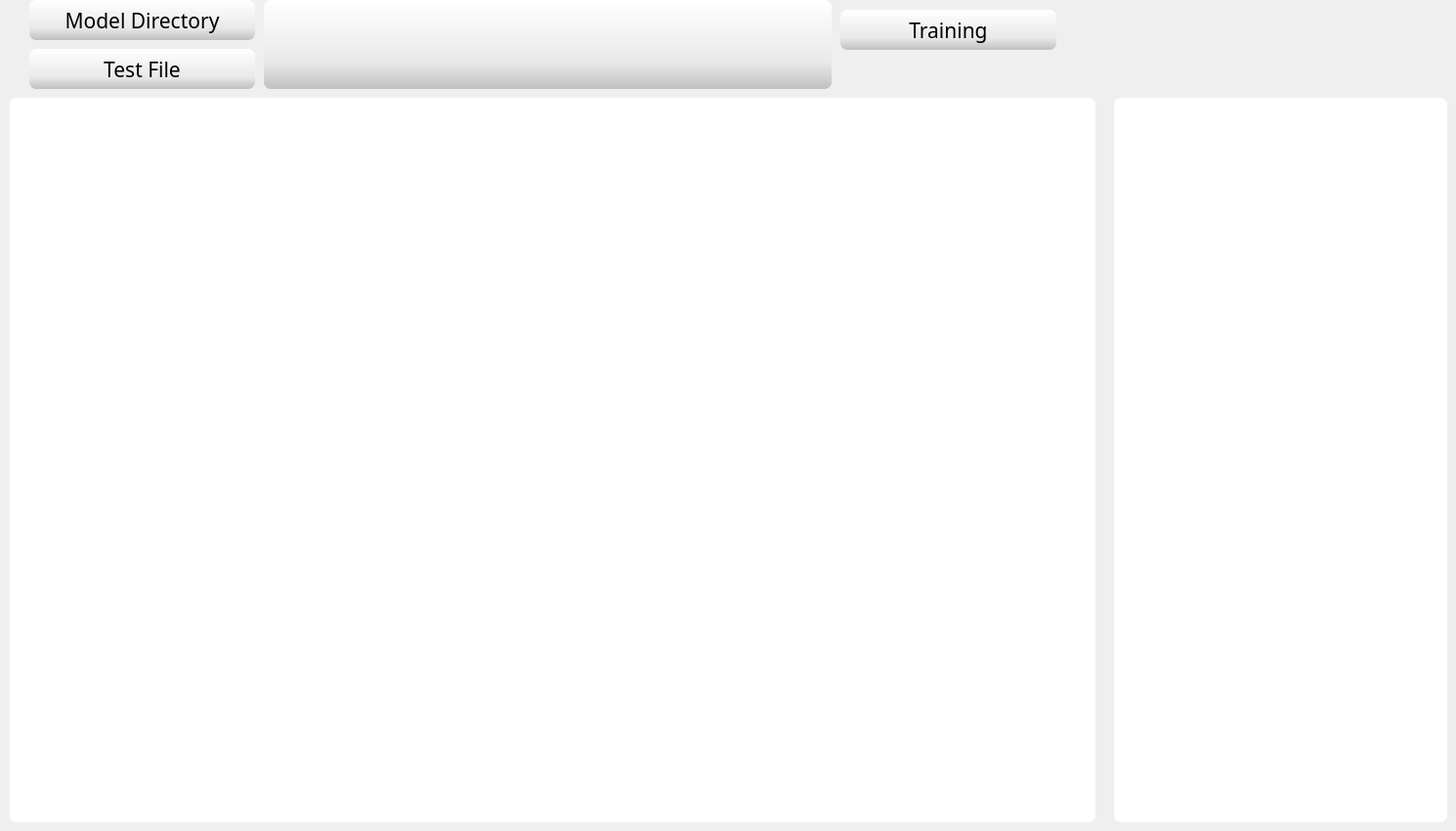
  <widget class="QWidget" name="tab_2">
   <attribute name="title">
    <string>추론</string>
   </attribute>
   <widget class="QToolButton" name="model_directory">
    <property name="geometry">
     <rect>
      <x>30</x>
      <y>0</y>
      <width>231</width>
      <height>41</height>
     </rect>
    </property>
    <property name="palette">
     <palette>
      <active>
       <colorrole role="Button">
        <brush brushstyle="LinearGradientPattern">
         <gradient startx="1.000000000000000" starty="1.000000000000000" endx="1.000000000000000" endy="0.000000000000000" type="LinearGradient" spread="PadSpread" coordinatemode="ObjectBoundingMode">
          <gradientstop position="0.000000000000000">
           <color alpha="255">
            <red>192</red>
            <green>192</green>
            <blue>192</blue>
           </color>
          </gradientstop>
          <gradientstop position="0.301136000000000">
           <color alpha="255">
            <red>233</red>
            <green>233</green>
            <blue>233</blue>
           </color>
          </gradientstop>
          <gradientstop position="1.000000000000000">
           <color alpha="255">
            <red>255</red>
            <green>255</green>
            <blue>255</blue>
           </color>
          </gradientstop>
         </gradient>
        </brush>
       </colorrole>
       <colorrole role="Base">
        <brush brushstyle="LinearGradientPattern">
         <gradient startx="1.000000000000000" starty="1.000000000000000" endx="1.000000000000000" endy="0.000000000000000" type="LinearGradient" spread="PadSpread" coordinatemode="ObjectBoundingMode">
          <gradientstop position="0.000000000000000">
           <color alpha="255">
            <red>192</red>
            <green>192</green>
            <blue>192</blue>
           </color>
          </gradientstop>
          <gradientstop position="0.301136000000000">
           <color alpha="255">
            <red>233</red>
            <green>233</green>
            <blue>233</blue>
           </color>
          </gradientstop>
          <gradientstop position="1.000000000000000">
           <color alpha="255">
            <red>255</red>
            <green>255</green>
            <blue>255</blue>
           </color>
          </gradientstop>
         </gradient>
        </brush>
       </colorrole>
       <colorrole role="Window">
        <brush brushstyle="LinearGradientPattern">
         <gradient startx="1.000000000000000" starty="1.000000000000000" endx="1.000000000000000" endy="0.000000000000000" type="LinearGradient" spread="PadSpread" coordinatemode="ObjectBoundingMode">
          <gradientstop position="0.000000000000000">
           <color alpha="255">
            <red>192</red>
            <green>192</green>
            <blue>192</blue>
           </color>
          </gradientstop>
          <gradientstop position="0.301136000000000">
           <color alpha="255">
            <red>233</red>
            <green>233</green>
            <blue>233</blue>
           </color>
          </gradientstop>
          <gradientstop position="1.000000000000000">
           <color alpha="255">
            <red>255</red>
            <green>255</green>
            <blue>255</blue>
           </color>
          </gradientstop>
         </gradient>
        </brush>
       </colorrole>
      </active>
      <inactive>
       <colorrole role="Button">
        <brush brushstyle="LinearGradientPattern">
         <gradient startx="1.000000000000000" starty="1.000000000000000" endx="1.000000000000000" endy="0.000000000000000" type="LinearGradient" spread="PadSpread" coordinatemode="ObjectBoundingMode">
          <gradientstop position="0.000000000000000">
           <color alpha="255">
            <red>192</red>
            <green>192</green>
            <blue>192</blue>
           </color>
          </gradientstop>
          <gradientstop position="0.301136000000000">
           <color alpha="255">
            <red>233</red>
            <green>233</green>
            <blue>233</blue>
           </color>
          </gradientstop>
          <gradientstop position="1.000000000000000">
           <color alpha="255">
            <red>255</red>
            <green>255</green>
            <blue>255</blue>
           </color>
          </gradientstop>
         </gradient>
        </brush>
       </colorrole>
       <colorrole role="Base">
        <brush brushstyle="LinearGradientPattern">
         <gradient startx="1.000000000000000" starty="1.000000000000000" endx="1.000000000000000" endy="0.000000000000000" type="LinearGradient" spread="PadSpread" coordinatemode="ObjectBoundingMode">
          <gradientstop position="0.000000000000000">
           <color alpha="255">
            <red>192</red>
            <green>192</green>
            <blue>192</blue>
           </color>
          </gradientstop>
          <gradientstop position="0.301136000000000">
           <color alpha="255">
            <red>233</red>
            <green>233</green>
            <blue>233</blue>
           </color>
          </gradientstop>
          <gradientstop position="1.000000000000000">
           <color alpha="255">
            <red>255</red>
            <green>255</green>
            <blue>255</blue>
           </color>
          </gradientstop>
         </gradient>
        </brush>
       </colorrole>
       <colorrole role="Window">
        <brush brushstyle="LinearGradientPattern">
         <gradient startx="1.000000000000000" starty="1.000000000000000" endx="1.000000000000000" endy="0.000000000000000" type="LinearGradient" spread="PadSpread" coordinatemode="ObjectBoundingMode">
          <gradientstop position="0.000000000000000">
           <color alpha="255">
            <red>192</red>
            <green>192</green>
            <blue>192</blue>
           </color>
          </gradientstop>
          <gradientstop position="0.301136000000000">
           <color alpha="255">
            <red>233</red>
            <green>233</green>
            <blue>233</blue>
           </color>
          </gradientstop>
          <gradientstop position="1.000000000000000">
           <color alpha="255">
            <red>255</red>
            <green>255</green>
            <blue>255</blue>
           </color>
          </gradientstop>
         </gradient>
        </brush>
       </colorrole>
      </inactive>
      <disabled>
       <colorrole role="Button">
        <brush brushstyle="LinearGradientPattern">
         <gradient startx="1.000000000000000" starty="1.000000000000000" endx="1.000000000000000" endy="0.000000000000000" type="LinearGradient" spread="PadSpread" coordinatemode="ObjectBoundingMode">
          <gradientstop position="0.000000000000000">
           <color alpha="255">
            <red>192</red>
            <green>192</green>
            <blue>192</blue>
           </color>
          </gradientstop>
          <gradientstop position="0.301136000000000">
           <color alpha="255">
            <red>233</red>
            <green>233</green>
            <blue>233</blue>
           </color>
          </gradientstop>
          <gradientstop position="1.000000000000000">
           <color alpha="255">
            <red>255</red>
            <green>255</green>
            <blue>255</blue>
           </color>
          </gradientstop>
         </gradient>
        </brush>
       </colorrole>
       <colorrole role="Base">
        <brush brushstyle="LinearGradientPattern">
         <gradient startx="1.000000000000000" starty="1.000000000000000" endx="1.000000000000000" endy="0.000000000000000" type="LinearGradient" spread="PadSpread" coordinatemode="ObjectBoundingMode">
          <gradientstop position="0.000000000000000">
           <color alpha="255">
            <red>192</red>
            <green>192</green>
            <blue>192</blue>
           </color>
          </gradientstop>
          <gradientstop position="0.301136000000000">
           <color alpha="255">
            <red>233</red>
            <green>233</green>
            <blue>233</blue>
           </color>
          </gradientstop>
          <gradientstop position="1.000000000000000">
           <color alpha="255">
            <red>255</red>
            <green>255</green>
            <blue>255</blue>
           </color>
          </gradientstop>
         </gradient>
        </brush>
       </colorrole>
       <colorrole role="Window">
        <brush brushstyle="LinearGradientPattern">
         <gradient startx="1.000000000000000" starty="1.000000000000000" endx="1.000000000000000" endy="0.000000000000000" type="LinearGradient" spread="PadSpread" coordinatemode="ObjectBoundingMode">
          <gradientstop position="0.000000000000000">
           <color alpha="255">
            <red>192</red>
            <green>192</green>
            <blue>192</blue>
           </color>
          </gradientstop>
          <gradientstop position="0.301136000000000">
           <color alpha="255">
            <red>233</red>
            <green>233</green>
            <blue>233</blue>
           </color>
          </gradientstop>
          <gradientstop position="1.000000000000000">
           <color alpha="255">
            <red>255</red>
            <green>255</green>
            <blue>255</blue>
           </color>
          </gradientstop>
         </gradient>
        </brush>
       </colorrole>
      </disabled>
     </palette>
    </property>
    <property name="font">
     <font>
      <family>Impact</family>
      <pointsize>16</pointsize>
      <weight>50</weight>
      <italic>false</italic>
      <bold>false</bold>
      <underline>false</underline>
     </font>
    </property>
    <property name="styleSheet">
     <string notr="true">border-radius:7px; background-color:qlineargradient(spread:pad, x1:1, y1:1, x2:1, y2:0, stop:0 rgba(192, 192, 192, 255), stop:0.301136 rgba(233, 233, 233, 255), stop:1 rgba(255, 255, 255, 255))</string>
    </property>
    <property name="text">
     <string>Model Directory</string>
    </property>
    <property name="toolButtonStyle">
     <enum>Qt::ToolButtonIconOnly</enum>
    </property>
   </widget>
   <widget class="QWidget" name="train_image" native="true">
    <property name="geometry">
     <rect>
      <x>10</x>
      <y>100</y>
      <width>1111</width>
      <height>741</height>
     </rect>
    </property>
    <property name="styleSheet">
     <string notr="true">border-radius:7px; background-color:white;</string>
    </property>
   </widget>
   <widget class="QToolButton" name="test_directory">
    <property name="geometry">
     <rect>
      <x>30</x>
      <y>50</y>
      <width>231</width>
      <height>41</height>
     </rect>
    </property>
    <property name="palette">
     <palette>
      <active>
       <colorrole role="Button">
        <brush brushstyle="LinearGradientPattern">
         <gradient startx="1.000000000000000" starty="1.000000000000000" endx="1.000000000000000" endy="0.000000000000000" type="LinearGradient" spread="PadSpread" coordinatemode="ObjectBoundingMode">
          <gradientstop position="0.000000000000000">
           <color alpha="255">
            <red>192</red>
            <green>192</green>
            <blue>192</blue>
           </color>
          </gradientstop>
          <gradientstop position="0.301136000000000">
           <color alpha="255">
            <red>233</red>
            <green>233</green>
            <blue>233</blue>
           </color>
          </gradientstop>
          <gradientstop position="1.000000000000000">
           <color alpha="255">
            <red>255</red>
            <green>255</green>
            <blue>255</blue>
           </color>
          </gradientstop>
         </gradient>
        </brush>
       </colorrole>
       <colorrole role="Base">
        <brush brushstyle="LinearGradientPattern">
         <gradient startx="1.000000000000000" starty="1.000000000000000" endx="1.000000000000000" endy="0.000000000000000" type="LinearGradient" spread="PadSpread" coordinatemode="ObjectBoundingMode">
          <gradientstop position="0.000000000000000">
           <color alpha="255">
            <red>192</red>
            <green>192</green>
            <blue>192</blue>
           </color>
          </gradientstop>
          <gradientstop position="0.301136000000000">
           <color alpha="255">
            <red>233</red>
            <green>233</green>
            <blue>233</blue>
           </color>
          </gradientstop>
          <gradientstop position="1.000000000000000">
           <color alpha="255">
            <red>255</red>
            <green>255</green>
            <blue>255</blue>
           </color>
          </gradientstop>
         </gradient>
        </brush>
       </colorrole>
       <colorrole role="Window">
        <brush brushstyle="LinearGradientPattern">
         <gradient startx="1.000000000000000" starty="1.000000000000000" endx="1.000000000000000" endy="0.000000000000000" type="LinearGradient" spread="PadSpread" coordinatemode="ObjectBoundingMode">
          <gradientstop position="0.000000000000000">
           <color alpha="255">
            <red>192</red>
            <green>192</green>
            <blue>192</blue>
           </color>
          </gradientstop>
          <gradientstop position="0.301136000000000">
           <color alpha="255">
            <red>233</red>
            <green>233</green>
            <blue>233</blue>
           </color>
          </gradientstop>
          <gradientstop position="1.000000000000000">
           <color alpha="255">
            <red>255</red>
            <green>255</green>
            <blue>255</blue>
           </color>
          </gradientstop>
         </gradient>
        </brush>
       </colorrole>
      </active>
      <inactive>
       <colorrole role="Button">
        <brush brushstyle="LinearGradientPattern">
         <gradient startx="1.000000000000000" starty="1.000000000000000" endx="1.000000000000000" endy="0.000000000000000" type="LinearGradient" spread="PadSpread" coordinatemode="ObjectBoundingMode">
          <gradientstop position="0.000000000000000">
           <color alpha="255">
            <red>192</red>
            <green>192</green>
            <blue>192</blue>
           </color>
          </gradientstop>
          <gradientstop position="0.301136000000000">
           <color alpha="255">
            <red>233</red>
            <green>233</green>
            <blue>233</blue>
           </color>
          </gradientstop>
          <gradientstop position="1.000000000000000">
           <color alpha="255">
            <red>255</red>
            <green>255</green>
            <blue>255</blue>
           </color>
          </gradientstop>
         </gradient>
        </brush>
       </colorrole>
       <colorrole role="Base">
        <brush brushstyle="LinearGradientPattern">
         <gradient startx="1.000000000000000" starty="1.000000000000000" endx="1.000000000000000" endy="0.000000000000000" type="LinearGradient" spread="PadSpread" coordinatemode="ObjectBoundingMode">
          <gradientstop position="0.000000000000000">
           <color alpha="255">
            <red>192</red>
            <green>192</green>
            <blue>192</blue>
           </color>
          </gradientstop>
          <gradientstop position="0.301136000000000">
           <color alpha="255">
            <red>233</red>
            <green>233</green>
            <blue>233</blue>
           </color>
          </gradientstop>
          <gradientstop position="1.000000000000000">
           <color alpha="255">
            <red>255</red>
            <green>255</green>
            <blue>255</blue>
           </color>
          </gradientstop>
         </gradient>
        </brush>
       </colorrole>
       <colorrole role="Window">
        <brush brushstyle="LinearGradientPattern">
         <gradient startx="1.000000000000000" starty="1.000000000000000" endx="1.000000000000000" endy="0.000000000000000" type="LinearGradient" spread="PadSpread" coordinatemode="ObjectBoundingMode">
          <gradientstop position="0.000000000000000">
           <color alpha="255">
            <red>192</red>
            <green>192</green>
            <blue>192</blue>
           </color>
          </gradientstop>
          <gradientstop position="0.301136000000000">
           <color alpha="255">
            <red>233</red>
            <green>233</green>
            <blue>233</blue>
           </color>
          </gradientstop>
          <gradientstop position="1.000000000000000">
           <color alpha="255">
            <red>255</red>
            <green>255</green>
            <blue>255</blue>
           </color>
          </gradientstop>
         </gradient>
        </brush>
       </colorrole>
      </inactive>
      <disabled>
       <colorrole role="Button">
        <brush brushstyle="LinearGradientPattern">
         <gradient startx="1.000000000000000" starty="1.000000000000000" endx="1.000000000000000" endy="0.000000000000000" type="LinearGradient" spread="PadSpread" coordinatemode="ObjectBoundingMode">
          <gradientstop position="0.000000000000000">
           <color alpha="255">
            <red>192</red>
            <green>192</green>
            <blue>192</blue>
           </color>
          </gradientstop>
          <gradientstop position="0.301136000000000">
           <color alpha="255">
            <red>233</red>
            <green>233</green>
            <blue>233</blue>
           </color>
          </gradientstop>
          <gradientstop position="1.000000000000000">
           <color alpha="255">
            <red>255</red>
            <green>255</green>
            <blue>255</blue>
           </color>
          </gradientstop>
         </gradient>
        </brush>
       </colorrole>
       <colorrole role="Base">
        <brush brushstyle="LinearGradientPattern">
         <gradient startx="1.000000000000000" starty="1.000000000000000" endx="1.000000000000000" endy="0.000000000000000" type="LinearGradient" spread="PadSpread" coordinatemode="ObjectBoundingMode">
          <gradientstop position="0.000000000000000">
           <color alpha="255">
            <red>192</red>
            <green>192</green>
            <blue>192</blue>
           </color>
          </gradientstop>
          <gradientstop position="0.301136000000000">
           <color alpha="255">
            <red>233</red>
            <green>233</green>
            <blue>233</blue>
           </color>
          </gradientstop>
          <gradientstop position="1.000000000000000">
           <color alpha="255">
            <red>255</red>
            <green>255</green>
            <blue>255</blue>
           </color>
          </gradientstop>
         </gradient>
        </brush>
       </colorrole>
       <colorrole role="Window">
        <brush brushstyle="LinearGradientPattern">
         <gradient startx="1.000000000000000" starty="1.000000000000000" endx="1.000000000000000" endy="0.000000000000000" type="LinearGradient" spread="PadSpread" coordinatemode="ObjectBoundingMode">
          <gradientstop position="0.000000000000000">
           <color alpha="255">
            <red>192</red>
            <green>192</green>
            <blue>192</blue>
           </color>
          </gradientstop>
          <gradientstop position="0.301136000000000">
           <color alpha="255">
            <red>233</red>
            <green>233</green>
            <blue>233</blue>
           </color>
          </gradientstop>
          <gradientstop position="1.000000000000000">
           <color alpha="255">
            <red>255</red>
            <green>255</green>
            <blue>255</blue>
           </color>
          </gradientstop>
         </gradient>
        </brush>
       </colorrole>
      </disabled>
     </palette>
    </property>
    <property name="font">
     <font>
      <family>Impact</family>
      <pointsize>16</pointsize>
      <weight>50</weight>
      <italic>false</italic>
      <bold>false</bold>
      <underline>false</underline>
     </font>
    </property>
    <property name="styleSheet">
     <string notr="true">border-radius:7px; background-color:qlineargradient(spread:pad, x1:1, y1:1, x2:1, y2:0, stop:0 rgba(192, 192, 192, 255), stop:0.301136 rgba(233, 233, 233, 255), stop:1 rgba(255, 255, 255, 255))</string>
    </property>
    <property name="text">
     <string>Test File</string>
    </property>
    <property name="toolButtonStyle">
     <enum>Qt::ToolButtonIconOnly</enum>
    </property>
   </widget>
   <widget class="QToolButton" name="training">
    <property name="geometry">
     <rect>
      <x>860</x>
      <y>10</y>
      <width>221</width>
      <height>41</height>
     </rect>
    </property>
    <property name="font">
     <font>
      <family>Impact</family>
      <pointsize>16</pointsize>
      <weight>50</weight>
      <bold>false</bold>
     </font>
    </property>
    <property name="styleSheet">
     <string notr="true">border-radius:7px; background-color:qlineargradient(spread:pad, x1:1, y1:1, x2:1, y2:0, stop:0 rgba(192, 192, 192, 255), stop:0.301136 rgba(233, 233, 233, 255), stop:1 rgba(255, 255, 255, 255))</string>
    </property>
    <property name="text">
     <string>Training</string>
    </property>
   </widget>
   <widget class="QLabel" name="file_dirShow2">
    <property name="geometry">
     <rect>
      <x>270</x>
      <y>0</y>
      <width>581</width>
      <height>91</height>
     </rect>
    </property>
    <property name="font">
     <font>
      <family>Arial Black</family>
      <pointsize>10</pointsize>
      <weight>75</weight>
      <bold>true</bold>
     </font>
    </property>
    <property name="autoFillBackground">
     <bool>false</bool>
    </property>
    <property name="styleSheet">
     <string notr="true">border-radius:7px; background-color:qlineargradient(spread:pad, x1:1, y1:1, x2:1, y2:0, stop:0 rgba(192, 192, 192, 255), stop:0.301136 rgba(233, 233, 233, 255), stop:1 rgba(255, 255, 255, 255))</string>
    </property>
    <property name="text">
     <string/>
    </property>
    <property name="alignment">
     <set>Qt::AlignCenter</set>
    </property>
    <property name="margin">
     <number>0</number>
    </property>
   </widget>
   <widget class="QTextEdit" name="classification_shell_2">
    <property name="geometry">
     <rect>
      <x>1140</x>
      <y>100</y>
      <width>341</width>
      <height>741</height>
     </rect>
    </property>
    <property name="styleSheet">
     <string notr="true">border-radius:7px; background-color:white</string>
    </property>
   </widget>
  </widget>
